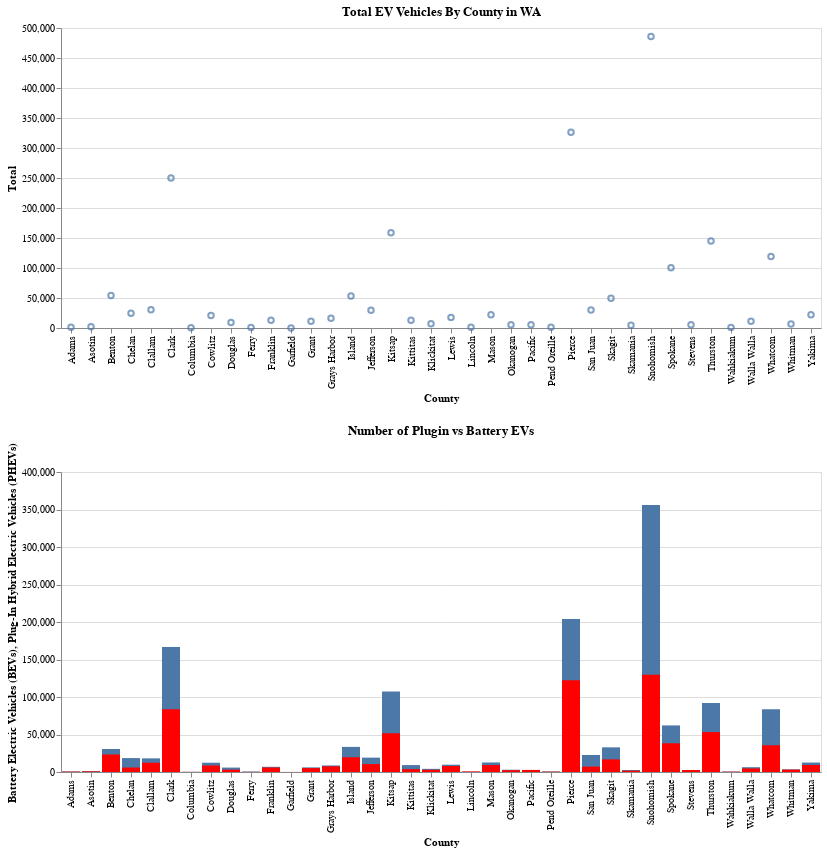

The code cell stored with this chart in its notebook:
### Code cell
main_chart = alt.Chart(county_df).mark_point().encode(
    x='County',
    y='Total',
    tooltip=['County' , 'Total']
    
).properties(
title = 'Total EV Vehicles By County in WA').add_selection(brush)

chart1 = alt.Chart(county_df).mark_bar().encode(
    x='County',
    y='Battery Electric Vehicles (BEVs)',
    tooltip=['County' , 'Battery Electric Vehicles (BEVs)'],
    color = alt.Color(legend= alt.Legend(fillColor='Red' , description='ABC'))
    
)

# Create the second chart
chart2 = alt.Chart(county_df).mark_bar().encode(
    x='County',
    y='Plug-In Hybrid Electric Vehicles (PHEVs)',
    color = alt.value('red'),
    tooltip=['County' , 'Plug-In Hybrid Electric Vehicles (PHEVs)']
)


chart = chart1+chart2

chart=chart.transform_filter(brush)
chart = chart.properties(
title = 'Number of Plugin vs Battery EVs')

# Combine the charts side by side
plot3 = main_chart & chart
plot3

### Figure 1 — Vega-Lite specification as saved in the notebook (floating-point values rounded to 4 significant figures)
{"config": {"view": {"continuousWidth": 400, "continuousHeight": 300}}, "vconcat": [{"mark": "point", "encoding": {"tooltip": [{"field": "County", "type": "nominal"}, {"field": "Total", "type": "quantitative"}], "x": {"field": "County", "type": "nominal"}, "y": {"field": "Total", "type": "quantitative"}}, "selection": {"selector001": {"type": "interval", "encodings": ["x", "y"]}}, "title": "Total EV Vehicles By County in WA"}, {"layer": [{"mark": "bar", "encoding": {"color": {"legend": {"description": "ABC", "fillColor": "Red"}}, "tooltip": [{"field": "County", "type": "nominal"}, {"field": "Battery Electric Vehicles (BEVs)", "type": "quantitative"}], "x": {"field": "County", "type": "nominal"}, "y": {"field": "Battery Electric Vehicles (BEVs)", "type": "quantitative"}}}, {"mark": "bar", "encoding": {"color": {"value": "red"}, "tooltip": [{"field": "County", "type": "nominal"}, {"field": "Plug-In Hybrid Electric Vehicles (PHEVs)", "type": "quantitative"}], "x": {"field": "County", "type": "nominal"}, "y": {"field": "Plug-In Hybrid Electric Vehicles (PHEVs)", "type": "quantitative"}}}], "title": "Number of Plugin vs Battery EVs", "transform": [{"filter": {"selection": "selector001"}}]}], "data": {"name": "data-0b862e12e02419821fbe6b693d29e4c4"}, "$schema": "https://vega.github.io/schema/vega-lite/v4.17.0.json", "datasets": {"data-0b862e12e02419821fbe6b693d29e4c4": [{"State": "WA", "County": "Adams", "Battery Electric Vehicles (BEVs)": 718, "Plug-In Hybrid Electric Vehicles (PHEVs)": 545, "Total": 1263}, {"State": "WA", "County": "Asotin", "Battery Electric Vehicles (BEVs)": 1156, "Plug-In Hybrid Electric Vehicles (PHEVs)": 853, "Total": 2009}, {"State": "WA", "County": "Benton", "Battery Electric Vehicles (BEVs)": 30671, "Plug-In Hybrid Electric Vehicles (PHEVs)": 23390, "Total": 54061}, {"State": "WA", "County": "Chelan", "Battery Electric Vehicles (BEVs)": 18542, "Plug-In Hybrid Electric Vehicles (PHEVs)": 5970, "Total": 24512}, {"State": "WA", "County": "Clallam", "Battery Electric Vehicles (BEVs)": 18160, "Plug-In Hybrid Electric Vehicles (PHEVs)": 12378, "Total": 30538}, {"State": "WA", "County": "Clark", "Battery Electric Vehicles (BEVs)": 166594, "Plug-In Hybrid Electric Vehicles (PHEVs)": 83533, "Total": 250127}, {"State": "WA", "County": "Columbia", "Battery Electric Vehicles (BEVs)": 277, "Plug-In Hybrid Electric Vehicles (PHEVs)": 133, "Total": 410}, {"State": "WA", "County": "Cowlitz", "Battery Electric Vehicles (BEVs)": 12369, "Plug-In Hybrid Electric Vehicles (PHEVs)": 8652, "Total": 21021}, {"State": "WA", "County": "Douglas", "Battery Electric Vehicles (BEVs)": 5902, "Plug-In Hybrid Electric Vehicles (PHEVs)": 3091, "Total": 8993}, {"State": "WA", "County": "Ferry", "Battery Electric Vehicles (BEVs)": 599, "Plug-In Hybrid Electric Vehicles (PHEVs)": 198, "Total": 797}, {"State": "WA", "County": "Franklin", "Battery Electric Vehicles (BEVs)": 6941, "Plug-In Hybrid Electric Vehicles (PHEVs)": 5922, "Total": 12863}, {"State": "WA", "County": "Garfield", "Battery Electric Vehicles (BEVs)": 33, "Plug-In Hybrid Electric Vehicles (PHEVs)": 109, "Total": 142}, {"State": "WA", "County": "Grant", "Battery Electric Vehicles (BEVs)": 6147, "Plug-In Hybrid Electric Vehicles (PHEVs)": 5151, "Total": 11298}, {"State": "WA", "County": "Grays Harbor", "Battery Electric Vehicles (BEVs)": 8755, "Plug-In Hybrid Electric Vehicles (PHEVs)": 7601, "Total": 16356}, {"State": "WA", "County": "Island", "Battery Electric Vehicles (BEVs)": 33478, "Plug-In Hybrid Electric Vehicles (PHEVs)": 19681, "Total": 53159}, {"State": "WA", "County": "Jefferson", "Battery Electric Vehicles (BEVs)": 19131, "Plug-In Hybrid Electric Vehicles (PHEVs)": 10517, "Total": 29648}, {"State": "WA", "County": "Kitsap", "Battery Electric Vehicles (BEVs)": 107216, "Plug-In Hybrid Electric Vehicles (PHEVs)": 51642, "Total": 158858}, {"State": "WA", "County": "Kittitas", "Battery Electric Vehicles (BEVs)": 9242, "Plug-In Hybrid Electric Vehicles (PHEVs)": 3776, "Total": 13018}, {"State": "WA", "County": "Klickitat", "Battery Electric Vehicles (BEVs)": 4210, "Plug-In Hybrid Electric Vehicles (PHEVs)": 2957, "Total": 7167}, {"State": "WA", "County": "Lewis", "Battery Electric Vehicles (BEVs)": 9730, "Plug-In Hybrid Electric Vehicles (PHEVs)": 7973, "Total": 17703}, {"State": "WA", "County": "Lincoln", "Battery Electric Vehicles (BEVs)": 350, "Plug-In Hybrid Electric Vehicles (PHEVs)": 785, "Total": 1135}, {"State": "WA", "County": "Mason", "Battery Electric Vehicles (BEVs)": 12725, "Plug-In Hybrid Electric Vehicles (PHEVs)": 9263, "Total": 21988}, {"State": "WA", "County": "Okanogan", "Battery Electric Vehicles (BEVs)": 3026, "Plug-In Hybrid Electric Vehicles (PHEVs)": 2365, "Total": 5391}, {"State": "WA", "County": "Pacific", "Battery Electric Vehicles (BEVs)": 2551, "Plug-In Hybrid Electric Vehicles (PHEVs)": 2774, "Total": 5325}, {"State": "WA", "County": "Pend Oreille", "Battery Electric Vehicles (BEVs)": 712, "Plug-In Hybrid Electric Vehicles (PHEVs)": 481, "Total": 1193}, {"State": "WA", "County": "Pierce", "Battery Electric Vehicles (BEVs)": 203838, "Plug-In Hybrid Electric Vehicles (PHEVs)": 122254, "Total": 326092}, {"State": "WA", "County": "San Juan", "Battery Electric Vehicles (BEVs)": 22657, "Plug-In Hybrid Electric Vehicles (PHEVs)": 7172, "Total": 29829}, {"State": "WA", "County": "Skagit", "Battery Electric Vehicles (BEVs)": 32865, "Plug-In Hybrid Electric Vehicles (PHEVs)": 16810, "Total": 49675}, {"State": "WA", "County": "Skamania", "Battery Electric Vehicles (BEVs)": 2657, "Plug-In Hybrid Electric Vehicles (PHEVs)": 1741, "Total": 4398}, {"State": "WA", "County": "Snohomish", "Battery Electric Vehicles (BEVs)": 356057, "Plug-In Hybrid Electric Vehicles (PHEVs)": 129691, "Total": 485748}, {"State": "WA", "County": "Spokane", "Battery Electric Vehicles (BEVs)": 62121, "Plug-In Hybrid Electric Vehicles (PHEVs)": 38273, "Total": 100394}, {"State": "WA", "County": "Stevens", "Battery Electric Vehicles (BEVs)": 2651, "Plug-In Hybrid Electric Vehicles (PHEVs)": 2636, "Total": 5287}, {"State": "WA", "County": "Thurston", "Battery Electric Vehicles (BEVs)": 91849, "Plug-In Hybrid Electric Vehicles (PHEVs)": 53187, "Total": 145036}, {"State": "WA", "County": "Wahkiakum", "Battery Electric Vehicles (BEVs)": 622, "Plug-In Hybrid Electric Vehicles (PHEVs)": 411, "Total": 1033}, {"State": "WA", "County": "Walla Walla", "Battery Electric Vehicles (BEVs)": 6419, "Plug-In Hybrid Electric Vehicles (PHEVs)": 4742, "Total": 11161}, {"State": "WA", "County": "Whatcom", "Battery Electric Vehicles (BEVs)": 83568, "Plug-In Hybrid Electric Vehicles (PHEVs)": 35664, "Total": 119232}, {"State": "WA", "County": "Whitman", "Battery Electric Vehicles (BEVs)": 3492, "Plug-In Hybrid Electric Vehicles (PHEVs)": 3208, "Total": 6700}, {"State": "WA", "County": "Yakima", "Battery Electric Vehicles (BEVs)": 12608, "Plug-In Hybrid Electric Vehicles (PHEVs)": 9359, "Total": 21967}]}}
